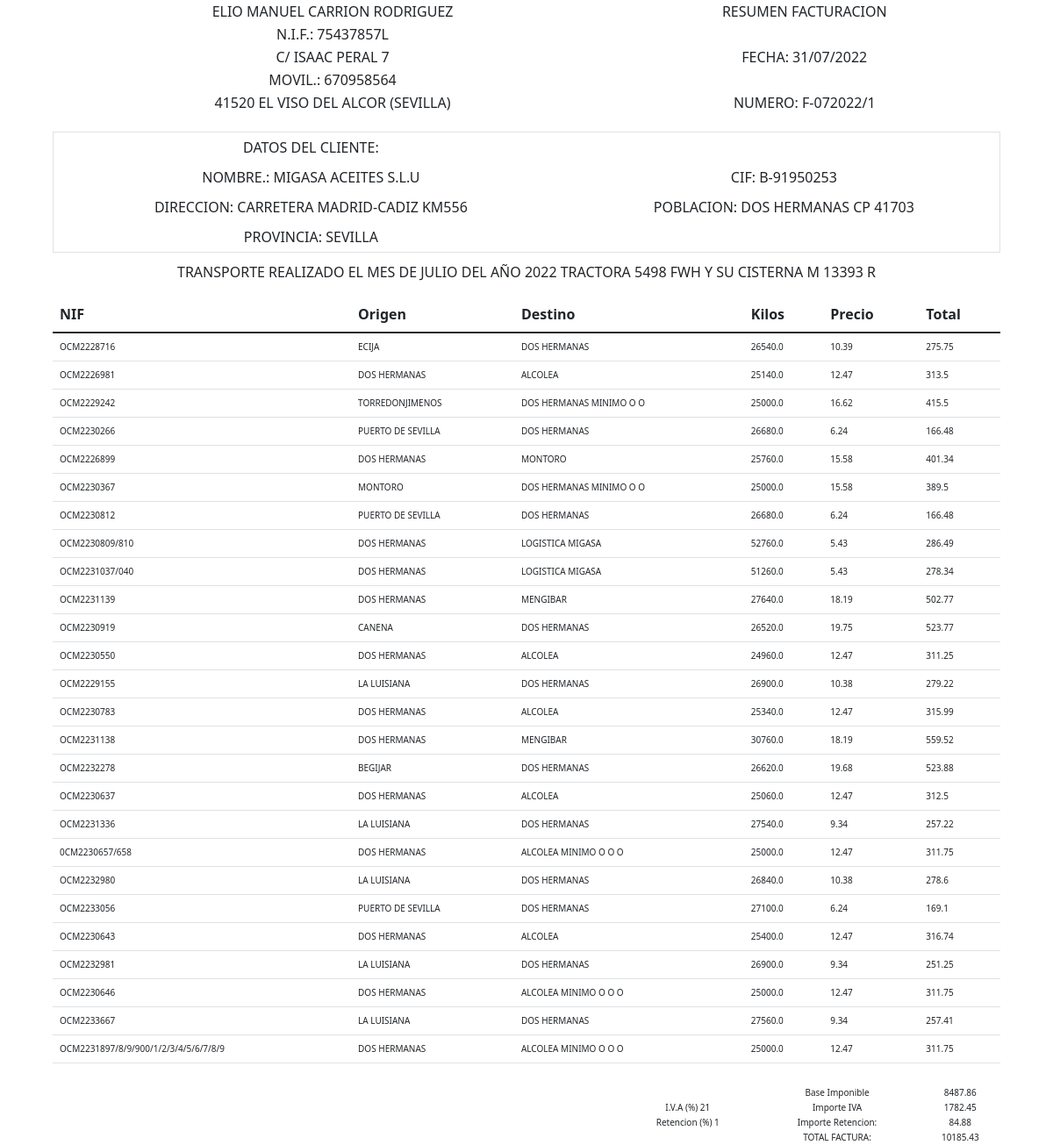
Page /factura/ on the committed database.
### Factura/models.py (models this page shows, shortened)
class empresa(models.Model):
    nif=models.CharField(max_length=50)
    nombre=models.CharField(max_length=50)
    apellido1=models.CharField(max_length=50)
    apellido2=models.CharField(max_length=50)
    calle=models.CharField(max_length=50)
    movil=models.CharField(max_length=50)
    cp=models.CharField(max_length=50, default='41520')
    localidad=models.CharField(max_length=50, default='EL VISO DEL ALCOR')
    provincia=models.CharField(max_length=50, default='Sevilla')
    matricula=models.CharField(max_length=50)
    matricula_remolque=models.CharField(max_length=50)

class cliente(models.Model):
    cif=models.CharField(max_length=50, primary_key = True)
    nombre=models.CharField(max_length=50)
    direccion=models.CharField(max_length=50)
    provincia=models.CharField(max_length=50)
    poblacion=models.CharField(max_length=50)

class temporal(models.Model):
    empleado=models.CharField(max_length=50)
    cif=models.CharField(max_length=50)
    mes=models.CharField(max_length=50)
    año=models.CharField(max_length=50)
    iva=models.CharField(max_length=50)
    lavado=models.CharField(max_length=50)
    retencion=models.CharField(max_length=50)
    kilosminimos=models.CharField(max_length=50)

class factura(models.Model):
    cif=ForeignKey(cliente, on_delete=models.CASCADE, default=0.0)
    nif=models.CharField(max_length=50)
    origen=models.CharField(max_length=50)
    destino=models.CharField(max_length=50)
    mes=models.CharField(max_length=50, choices=MES)
    año=models.CharField(max_length=50, choices=ANNO)
    kg=models.FloatField(default=0.0)
    precio=models.FloatField(default=0.0)
    total=models.FloatField(default=0.0)

### Factura/views.py (the view)
# urls.py: path('factura/', view_html_factura, name='factura'),
def view_html_factura(request):
    array_temporales = obtener_datos_temprales()
    almacenar_lavado_sisterna(array_temporales)
    _cliente = cliente.objects.all().filter(cif=array_temporales[1])
    _empresa = empresa.objects.all().filter(id=array_temporales[0])
    total = almacenar_total_factura(array_temporales)
    iva = total * (float(array_temporales[4]) / 100)
    retencion = total * (float(array_temporales[6]) / 100)
    precio_final = total + iva - retencion
    _factura_con_precio = factura.objects.all().filter(
        cif_id=array_temporales[1], mes=array_temporales[2], año=array_temporales[3])
    nfactura = obtener_numero_factura(array_temporales[1], array_temporales[2], array_temporales[3])
    contexto = {
        'facturas': _factura_con_precio,
        'clientes': _cliente,
        'empresas': _empresa,
        'fecha': obtener_fecha2(array_temporales[2], array_temporales[3]),
        'numero_factura': nfactura,
        'mes': array_temporales[2],
        'año': array_temporales[3],
        'cantidad_iva': array_temporales[4],
        'cantidad_retencion': array_temporales[6],
        'total': round(total,2),
        'iva': round(iva,2),
        'retencion': round(retencion,2),
        'precio_total': round(precio_final,2),
    }
    return render(request, "factura.html", contexto)

### Factura/Funciones/funciones.py (called while the page is built)
def obtener_fecha2(mes, año):
    nmes = str(meses[mes])
    dia = monthrange(int(año), int(nmes))
    return  f"{str(dia[1])}/{nmes}/{año}"

def obtener_numero_factura(cifcliente, mes, ano):
    contador = 0
    for _cliente in cliente.objects.all():
        contador = contador +1
        if _cliente.cif == cifcliente:
            break
    nmes = str(meses[mes])
    return "F-" + str(nmes) + str(ano) + "/" + str(contador)

def obtener_datos_temprales():
    array_temporales = []
    _temporal = temporal.objects.all()
    for campo in _temporal:
        array_temporales.append(campo.empleado)
        array_temporales.append(campo.cif)
        array_temporales.append(campo.mes)
        array_temporales.append(campo.año)
        array_temporales.append(campo.iva)
        array_temporales.append(campo.lavado)
        array_temporales.append(campo.retencion)
        array_temporales.append(campo.kilosminimos)
    if not array_temporales:
        array_temporales = None
        return array_temporales
    else:
        return array_temporales

def almacenar_total_factura(array_temporales):
    _factura = factura.objects.all().filter(mes=array_temporales[2], año=array_temporales[3], cif_id=array_temporales[1])
    total = 0
    for campo in _factura:
        _id = campo.id
        kg = campo.kg
        precio = campo.precio
        if (campo.origen == "LAVADO DE CISTERNA"):
            factura.objects.filter(id=_id).update(total=precio)
            total = total + (precio)
        else:
            factura.objects.filter(id=_id).update(total=round(precio * (kg / 1000), 2))
            total = total + (precio * (kg / 1000))
    return float(total)

### Factura/template/factura.html (shortened to what this page needs)
{% load static %}
<!DOCTYPE html>
<html lang="en">
<head>
  <link rel="stylesheet" href="{% static 'css/factura.css' %}">
  <link href="https://cdn.jsdelivr.net/npm/bootstrap@5.1.3/dist/css/bootstrap.min.css" rel="stylesheet"
>
</head>
<body>
  <div class="contenedor">
    <div class="empresa">
      <table>
        <tbody>
          {% for empresa in empresas %}
          <tr>
            <td>{{empresa.nombre}} {{empresa.apellido1}} {{empresa.apellido2}}</td>
            <td>RESUMEN FACTURACION</td>
          </tr>
          <tr>
            <td>N.I.F.: {{empresa.nif}}</td>
            <td> </td>
          </tr>
          <tr>
            <td>C/ {{empresa.calle}}</td>
            <td>FECHA: {{fecha}}</td>
          </tr>
          <tr>
            <td>MOVIL.: {{empresa.movil}}</td>
            <td></td>
          </tr>
          <tr>
            <td>{{empresa.cp}} {{empresa.localidad}} ({{empresa.provincia}})</td>
            <td>NUMERO: {{numero_factura}}</td>
            <td></td>
          </tr>
          {% endfor %}
        </tbody>
      </table>
    </div>
    <div class="cliente">
      <table class="border">
        <tbody>
          {% for cliente in clientes %}
          <tr>
            <td class="text-center">DATOS DEL CLIENTE:</td>
            <td class="text-center"></td>
          </tr>
          <tr>
            <td class="text-center">NOMBRE.: {{cliente.nombre}}</td>
            <td class="text-center">CIF: {{cliente.cif}}</td>
          </tr>
          <tr>
            <td class="text-center">DIRECCION: {{cliente.direccion}}</td>
            <td class="text-center">POBLACION: {{cliente.poblacion}}</td>
          </tr>
          <tr>
            <td class="text-center">PROVINCIA: {{cliente.provincia}}</td>
            <td class="text-center"></td>
          </tr>
          {% endfor %}
        </tbody>
      </table>
    </div>
    <div class="camion">
      {% for empresa in empresas %}
      <p class="text-center">TRANSPORTE REALIZADO EL MES DE {{mes}} DEL AÑO {{año}} TRACTORA {{empresa.matricula}} Y SU CISTERNA {{empresa.matricula_remolque}}</p>
      {% endfor %}
    </div>
    <div class="tabla-factura">
      <table class="table">
        <thead>
          <tr>
            <th scope="col">NIF</th>
            <th scope="col">Origen</th>
            <th scope="col">Destino</th>
            <th scope="col">Kilos</th>
            <th scope="col">Precio</th>
            <th scope="col">Total</th>
          </tr>
        </thead>
        <tbody>
          {% for factura in facturas %}
          <tr>
            <td class="fila_factura">{{factura.nif}}</td>
            <td class="fila_factura">{{factura.origen}}</td>
            <td class="fila_factura">{{factura.destino}}</td>
            <td class="fila_factura">{{factura.kg}}</td>
            <td class="fila_factura">{{factura.precio}}</td>
            <td class="fila_factura">{{factura.total}}</td>
          </tr>
          {% endfor %}
        </tbody>
      </table>
    </div>
    <div class="footer">
      <table>
        <tbody>
          <tr>
            <td class="text-center"></td>
            <td class="text-center">Base Imponible</td>
            <td class="text-center">{{total}}</td>
          </tr>
          <tr>
            <td class="text-center">I.V.A (%) {{cantidad_iva}}</td>
            <td class="text-center">Importe IVA</td>
            <td class="text-center">{{iva}}</td>
          </tr>
          <tr>
            <td class="text-center">Retencion (%) {{cantidad_retencion}}</td>
            <td class="text-center">Importe Retencion:</td>
            <td class="text-center">{{retencion}}</td>
          </tr>
          <tr>
            <td class="text-center"></td>
            <td class="text-center">TOTAL FACTURA:</td>
            <td class="text-center">{{precio_total}}</td>
          </tr>
        </tbody>
      </table>
    </div>
  </div>
</body>
</html>

### Factura/static/css/factura.css (style rules this page uses)
body { width: 100%; font-size: 13px; }
table { width: 100%; }
.contenedor { width: 90%; margin: 0 auto; }
.empresa { text-align: center; margin: 0 auto; margin-bottom: 20px; }
.cliente { margin-top: 5px; width: 100%; margin-bottom: 10px; }
.cliente table { width: 100%; border: 2px solid rgb(0, 0, 0); border-radius: 25px; }
.cliente table td { padding: 5px; }
.fila_factura { font-size: 10px; }
.tabla-factura td { text-align: left; }
.footer { margin-top: 25px; margin-left: 60%; font-size: 10px; }
.camion { width: 100%; }
.camion p { width: 100%; }

### rows in the picture
empresa: nombre "ELIO MANUEL", apellido1 "CARRION", apellido2 "RODRIGUEZ", nif "75437857L", calle "ISAAC PERAL 7", fecha "31/07/2022", movil "670958564", cp "41520", localidad "EL VISO DEL ALCOR", provincia "SEVILLA", numero_factura "F-072022/1", matricula "5498 FWH", matricula_remolque "M 13393 R"
cliente: nombre "MIGASA ACEITES S.L.U", cif "B-91950253", direccion "CARRETERA MADRID-CADIZ KM556", poblacion "DOS HERMANAS CP 41703", provincia "SEVILLA"
temporal: mes "JULIO", año "2022", iva "21"
factura: nif "OCM2228716", origen "ECIJA", destino "DOS HERMANAS", kg "26540.0", precio "10.39", total "275.75"
factura: nif "OCM2226981", origen "DOS HERMANAS", destino "ALCOLEA", kg "25140.0", precio "12.47", total "313.5"
factura: nif "OCM2229242", origen "TORREDONJIMENOS", destino "DOS HERMANAS MINIMO O O", kg "25000.0", precio "16.62", total "415.5"
factura: nif "OCM2230266", origen "PUERTO DE SEVILLA", destino "DOS HERMANAS", kg "26680.0", precio "6.24", total "166.48"
factura: nif "OCM2226899", origen "DOS HERMANAS", destino "MONTORO", kg "25760.0", precio "15.58", total "401.34"
factura: nif "OCM2230367", origen "MONTORO", destino "DOS HERMANAS MINIMO O O", kg "25000.0", precio "15.58", total "389.5"
factura: nif "OCM2230812", origen "PUERTO DE SEVILLA", destino "DOS HERMANAS", kg "26680.0", precio "6.24", total "166.48"
factura: nif "OCM2230809/810", origen "DOS HERMANAS", destino "LOGISTICA MIGASA", kg "52760.0", precio "5.43", total "286.49"
factura: nif "OCM2231037/040", origen "DOS HERMANAS", destino "LOGISTICA MIGASA", kg "51260.0", precio "5.43", total "278.34"
factura: nif "OCM2231139", origen "DOS HERMANAS", destino "MENGIBAR", kg "27640.0", precio "18.19", total "502.77"
factura: nif "OCM2230919", origen "CANENA", destino "DOS HERMANAS", kg "26520.0", precio "19.75", total "523.77"
factura: nif "OCM2230550", origen "DOS HERMANAS", destino "ALCOLEA", kg "24960.0", precio "12.47", total "311.25"
factura: nif "OCM2229155", origen "LA LUISIANA", destino "DOS HERMANAS", kg "26900.0", precio "10.38", total "279.22"
factura: nif "OCM2230783", origen "DOS HERMANAS", destino "ALCOLEA", kg "25340.0", precio "12.47", total "315.99"
factura: nif "OCM2231138", origen "DOS HERMANAS", destino "MENGIBAR", kg "30760.0", precio "18.19", total "559.52"
factura: nif "OCM2232278", origen "BEGIJAR", destino "DOS HERMANAS", kg "26620.0", precio "19.68", total "523.88"
factura: nif "OCM2230637", origen "DOS HERMANAS", destino "ALCOLEA", kg "25060.0", precio "12.47", total "312.5"
factura: nif "OCM2231336", origen "LA LUISIANA", destino "DOS HERMANAS", kg "27540.0", precio "9.34", total "257.22"
factura: nif "0CM2230657/658", origen "DOS HERMANAS", destino "ALCOLEA MINIMO O O O", kg "25000.0", precio "12.47", total "311.75"
factura: nif "OCM2232980", origen "LA LUISIANA", destino "DOS HERMANAS", kg "26840.0", precio "10.38", total "278.6"
factura: nif "OCM2233056", origen "PUERTO DE SEVILLA", destino "DOS HERMANAS", kg "27100.0", precio "6.24", total "169.1"
factura: nif "OCM2230643", origen "DOS HERMANAS", destino "ALCOLEA", kg "25400.0", precio "12.47", total "316.74"
factura: nif "OCM2232981", origen "LA LUISIANA", destino "DOS HERMANAS", kg "26900.0", precio "9.34", total "251.25"
factura: nif "OCM2230646", origen "DOS HERMANAS", destino "ALCOLEA MINIMO O O O", kg "25000.0", precio "12.47", total "311.75"
factura: nif "OCM2233667", origen "LA LUISIANA", destino "DOS HERMANAS", kg "27560.0", precio "9.34", total "257.41"
factura: nif "OCM2231897/8/9/900/1/2/3/4/5/6/7/8/9", origen "DOS HERMANAS", destino "ALCOLEA MINIMO O O O", kg "25000.0", precio "12.47", total "311.75"

### other values in the picture
{{ total }} "8487.86"
{{ iva }} "1782.45"
{{ cantidad_retencion }} "1"
{{ retencion }} "84.88"
{{ precio_total }} "10185.43"
